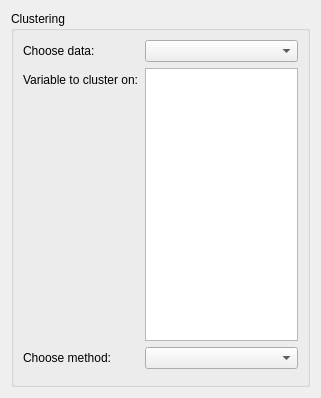
<?xml version="1.0" encoding="UTF-8"?>
<ui version="4.0">
 <class>Form</class>
 <widget class="QWidget" name="Form">
  <property name="geometry">
   <rect>
    <x>0</x>
    <y>0</y>
    <width>321</width>
    <height>398</height>
   </rect>
  </property>
  <property name="sizePolicy">
   <sizepolicy hsizetype="Ignored" vsizetype="Ignored">
    <horstretch>0</horstretch>
    <verstretch>0</verstretch>
   </sizepolicy>
  </property>
  <property name="windowTitle">
   <string>Form</string>
  </property>
  <layout class="QVBoxLayout" name="verticalLayout">
   <item>
    <widget class="QGroupBox" name="formGroupBox">
     <property name="title">
      <string>Clustering</string>
     </property>
     <layout class="QFormLayout" name="formLayout">
      <item row="0" column="0">
       <widget class="QLabel" name="chooseDataLabel">
        <property name="text">
         <string>Choose data:</string>
        </property>
       </widget>
      </item>
      <item row="4" column="0">
       <widget class="QLabel" name="chooseMethodLabel">
        <property name="text">
         <string>Choose method:</string>
        </property>
       </widget>
      </item>
      <item row="4" column="1">
       <widget class="QComboBox" name="chooseMethodComboBox"/>
      </item>
      <item row="5" column="0" colspan="2">
       <layout class="QVBoxLayout" name="clustering_vlayout"/>
      </item>
      <item row="0" column="1">
       <widget class="QComboBox" name="chooseDataComboBox"/>
      </item>
      <item row="1" column="0">
       <widget class="QLabel" name="variables_label">
        <property name="text">
         <string>Variable to cluster on:</string>
        </property>
       </widget>
      </item>
      <item row="1" column="1">
       <widget class="QListWidget" name="variables_list"/>
      </item>
     </layout>
    </widget>
   </item>
  </layout>
 </widget>
 <resources/>
 <connections/>
</ui>
